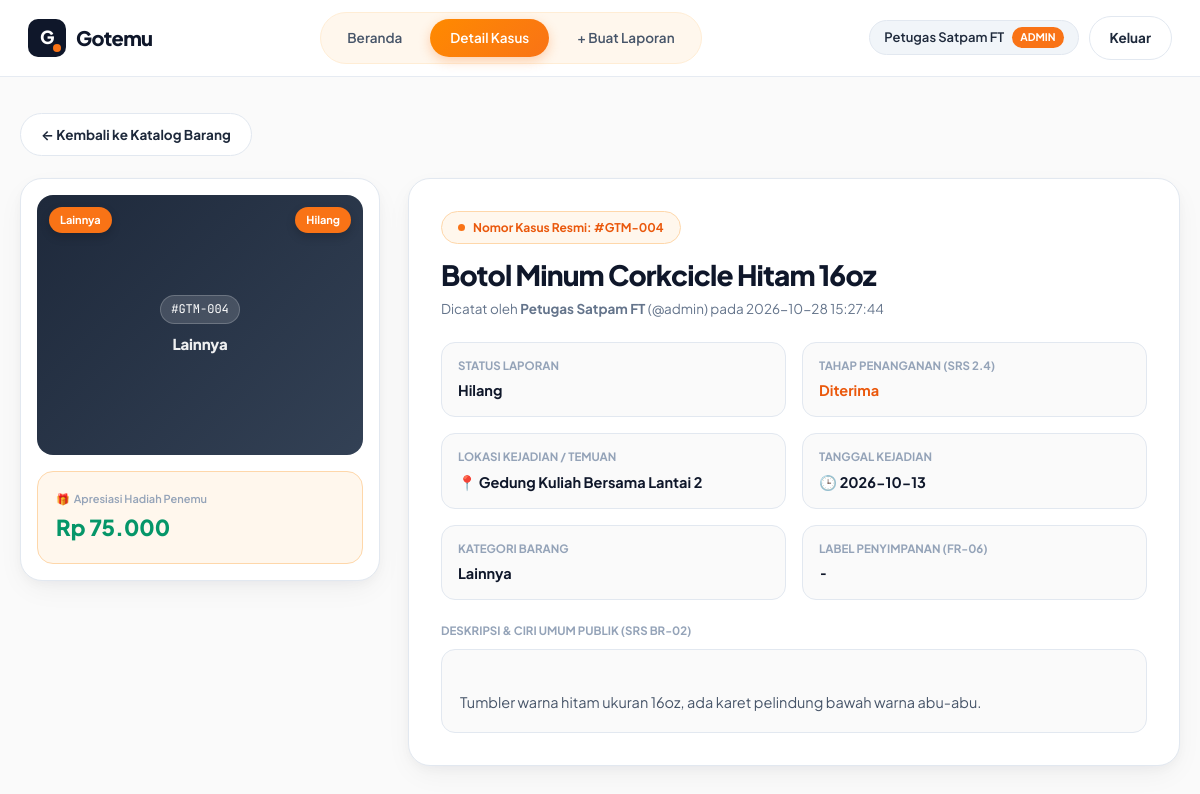
The app's page /detail.php?id=4 (signed in) with its own data.
### tables this page shows
CREATE TABLE kasus_barang (
  id INT UNSIGNED AUTO_INCREMENT PRIMARY KEY,
  pengguna_id INT UNSIGNED NOT NULL,
  nama_barang VARCHAR(150) NOT NULL,
  kategori ENUM('Elektronik','Dokumen','Pakaian','Aksesoris','Lainnya') NOT NULL,
  status ENUM('Hilang','Ditemukan') NOT NULL,
  lokasi VARCHAR(150) NOT NULL,
  deskripsi VARCHAR(2000) NOT NULL,
  imbalan INT UNSIGNED NOT NULL DEFAULT 0,
  foto_barang VARCHAR(255) DEFAULT NULL,
  label_penyimpanan VARCHAR(50) NOT NULL DEFAULT '-',
  status_penanganan ENUM('Diterima','Dalam Penanganan','Dalam Verifikasi','Diserahterimakan','Ditutup') NOT NULL DEFAULT 'Diterima',
  tanggal_kejadian DATE NOT NULL,
  dibuat_pada DATETIME NOT NULL DEFAULT CURRENT_TIMESTAMP,
  FOREIGN KEY (pengguna_id) REFERENCES pengguna (id)
);

CREATE TABLE pengguna (
  id INT UNSIGNED AUTO_INCREMENT PRIMARY KEY,
  username VARCHAR(30) NOT NULL UNIQUE,
  nama VARCHAR(100) NOT NULL,
  peran ENUM('admin','anggota') NOT NULL DEFAULT 'anggota',
  hash_sandi VARCHAR(255) NOT NULL,
  dibuat_pada DATETIME NOT NULL DEFAULT CURRENT_TIMESTAMP
);

### sesi.php (called while the page is built, shortened)
<?php
function e(?string $teks): string
{
    return htmlspecialchars($teks ?? '', ENT_QUOTES, 'UTF-8');
}
function penggunaAktif(): ?array
{
    return [
        'id'       => $_SESSION['id'],
        'username' => $_SESSION['username'],
        'nama'     => $_SESSION['nama'],
        'peran'    => $_SESSION['peran'],
    ];
}

### validasi.php (called while the page is built, shortened)
<?php
function formatRupiah(int $nominal): string
{
    return 'Rp ' . number_format($nominal, 0, ',', '.');
}

### detail.php (the view, shortened to what this page needs)
<?php
require_once __DIR__ . '/sesi.php';
require_once __DIR__ . '/koneksi.php';
require_once __DIR__ . '/validasi.php';
$pengguna = penggunaAktif();
$id = filter_var($_GET['id'] ?? '', FILTER_VALIDATE_INT, ['options' => ['min_range' => 1]]);
try {
    $sql = 'SELECT k.*, u.nama AS pencatat, u.username AS username_pencatat
            FROM kasus_barang AS k
            JOIN pengguna AS u ON u.id = k.pengguna_id
            WHERE k.id = ?';
    $stmt = $db->prepare($sql);
    $stmt->bind_param('i', $id);
    $stmt->execute();
    $kasus = $stmt->get_result()->fetch_assoc();
} catch (mysqli_sql_exception $ex) {
    error_log('[Read Detail Gagal] ' . $ex->getMessage());
    http_response_code(500);
    exit('Maaf, detail kasus belum dapat ditampilkan.');
}
$nomorKasus = '#GTM-' . str_pad((string) (int) $kasus['id'], 3, '0', STR_PAD_LEFT);
$adaImbalan = ((int) $kasus['imbalan'] > 0);
$kelasKat   = 'kat-' . strtolower($kasus['kategori']);
?>
<!DOCTYPE html>
<html lang="id">
<head>
    <link rel="stylesheet" href="style.css">
</head>
<body>
    <header class="topbar">
        <div class="topbar-inner">
            <a href="daftar.php" class="brand">
                <span class="brand-logo">G</span>
                <span>Gotemu</span>
            </a>
            <nav class="nav-pills">
                <a href="daftar.php" class="nav-pill-item">Beranda</a>
                <a href="daftar.php#katalog" class="nav-pill-item active">Detail Kasus</a>
                <?php if ($pengguna['peran'] === 'admin'): ?>
                    <a href="tambah.php" class="nav-pill-item">+ Buat Laporan</a>
                <?php endif; ?>
            </nav>
            <div class="user-actions">
                <span class="user-badge">
                    <?= e($pengguna['nama']) ?>
                    <span class="role-tag"><?= e($pengguna['peran']) ?></span>
                </span>
                <a href="logout.php" class="btn btn-secondary">Keluar</a>
            </div>
        </div>
    </header>
    <main class="container" style="padding-top: 36px; padding-bottom: 80px;">
        <p style="margin-bottom: 22px;">
            <a href="daftar.php#katalog" class="btn btn-secondary">&larr; Kembali ke Katalog Barang</a>
        </p>
        <div class="detail-layout">
            <aside class="media-showcase">
                <div class="media-frame">
                    <?php if (!empty($kasus['foto_barang']) && file_exists(__DIR__ . '/' . $kasus['foto_barang'])): ?>
                        <img src="<?= e($kasus['foto_barang']) ?>" alt="<?= e($kasus['nama_barang']) ?>">
                    <?php else: ?>
                        <div class="card-visual-fallback <?= e($kelasKat) ?>">
                            <span class="fallback-code"><?= e($nomorKasus) ?></span>
                            <span class="fallback-cat"><?= e($kasus['kategori']) ?></span>
                        </div>
                    <?php endif; ?>
                    <span class="pill-top-left"><?= e($kasus['kategori']) ?></span>
                    <span class="pill-top-right <?= $kasus['status'] === 'Ditemukan' ? 'status-ditemukan' : 'status-hilang' ?>">
                        <?= e($kasus['status']) ?>
                    </span>
                </div>
                <div class="reward-highlight-box">
                    <?php if ($adaImbalan): ?>
                        <div class="reward-type"><span class="gift">🎁</span> Apresiasi Hadiah Penemu</div>
                        <div class="reward-amount is-paid" style="font-size: 22px;"><?= e(formatRupiah((int) $kasus['imbalan'])) ?></div>
                    <?php else: ?>
                        <div class="reward-type"><span class="heart">❤️</span> Kategori Pengembalian</div>
                        <div class="reward-amount" style="font-size: 20px;">Bantuan Sosial (Gratis)</div>
                    <?php endif; ?>
                </div>
            </aside>
            <article class="panel-card">
                <span class="eyebrow-pill">Nomor Kasus Resmi: <?= e($nomorKasus) ?></span>
                <h1 class="section-title" style="font-size: 28px; margin-bottom: 6px;"><?= e($kasus['nama_barang']) ?></h1>
                <p style="color: var(--slate-500); font-size: 13.5px;">
                    Dicatat oleh <strong><?= e($kasus['pencatat']) ?></strong> (@<?= e($kasus['username_pencatat']) ?>) pada <?= e($kasus['dibuat_pada']) ?>
                </p>
                <div class="dossier-grid">
                    <div class="dossier-item">
                        <div class="dossier-label">Status Laporan</div>
                        <div class="dossier-val"><?= e($kasus['status']) ?></div>
                    </div>
                    <div class="dossier-item">
                        <div class="dossier-label">Tahap Penanganan (SRS 2.4)</div>
                        <div class="dossier-val" style="color: var(--orange-600);"><?= e($kasus['status_penanganan']) ?></div>
                    </div>
                    <div class="dossier-item">
                        <div class="dossier-label">Lokasi Kejadian / Temuan</div>
                        <div class="dossier-val">📍 <?= e($kasus['lokasi']) ?></div>
                    </div>
                    <div class="dossier-item">
                        <div class="dossier-label">Tanggal Kejadian</div>
                        <div class="dossier-val">🕒 <?= e($kasus['tanggal_kejadian']) ?></div>
                    </div>
                    <div class="dossier-item">
                        <div class="dossier-label">Kategori Barang</div>
                        <div class="dossier-val"><?= e($kasus['kategori']) ?></div>
                    </div>
                    <div class="dossier-item">
                        <div class="dossier-label">Label Penyimpanan (FR-06)</div>
                        <div class="dossier-val" style="font-family: var(--font-mono);"><?= e($kasus['label_penyimpanan']) ?></div>
                    </div>
                </div>
                <div>
                    <div class="dossier-label">Deskripsi &amp; Ciri Umum Publik (SRS BR-02)</div>
                    <div style="margin-top: 8px; padding: 18px; border-radius: 14px; background: var(--bg-body); border: 1px solid var(--slate-200); white-space: pre-line; color: var(--slate-600);">
                        <?= e($kasus['deskripsi']) ?>
                    </div>
                </div>
            </article>
        </div>
    </main>
</body>
</html>

### records on screen
kasus_barang: pengguna.nama "Petugas Satpam FT", pengguna.username "ADMIN", id "#GTM-004", kategori "Lainnya", status "Hilang", imbalan "Rp 75.000", nama_barang "Botol Minum Corkcicle Hitam 16oz", pengguna.username "admin", dibuat_pada "2026-10-28 15:27:44", status_penanganan "Diterima", lokasi "Gedung Kuliah Bersama Lantai 2", tanggal_kejadian "2026-10-13", label_penyimpanan "-", deskripsi "Tumbler warna hitam ukuran 16oz, ada karet pelindung bawah warna abu-abu."
